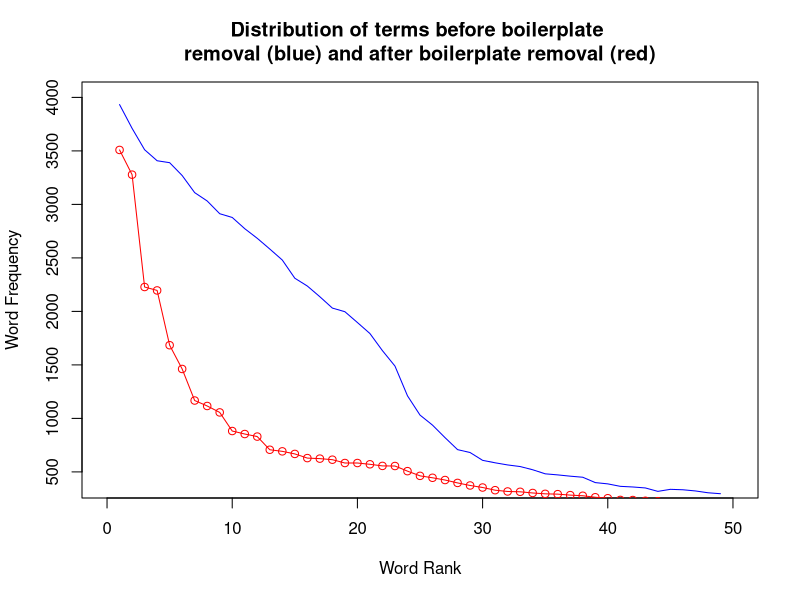

R code for this plot:



htmlF <- read.table('graphhtml.txt', header=T)
htmlData <- rep(htmlF[,1])

textF<- read.table('graphtext.txt', header=T)
textData <- rep(textF[,1])
xlimit <- c(0,50)
ylimit <- c(400,4000)

plot(htmlData, type='l', col='blue',xlim=xlimit,ylim=ylimit, xlab='Word Rank', ylab='Word Frequency', main='Distribution of terms before boilerplate \nremoval (blue) and after boilerplate removal (red)')

lines(textData, type='o', col='red')
